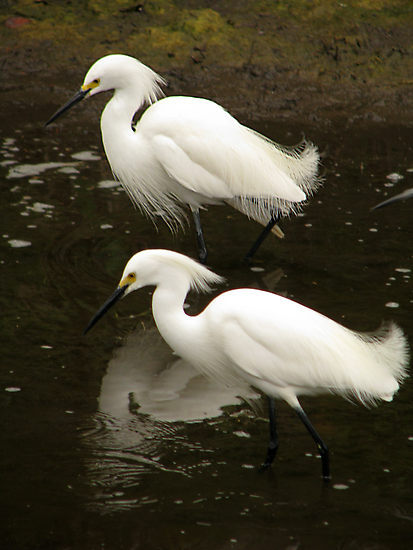
#> input picture code_history/remove_code/n02009912_5714.JPEG, 413 x 550 px
$ python -i defense.py   (imports and definitions only)   (older library calls are emulated)
#> lines starting #> are read from the running program, lines starting #| are printed output that depends on the picture
#> further down, picture is the input picture: shape (550, 413, 3); mean B, G, R 54.3, 71.3, 76.8
import numpy as np
import math
from scipy.fftpack import dct, idct, rfft, irfft
from skimage.transform import rescale, resize
import cv2
import random
import albumentations
import PIL
import PIL.Image
from io import BytesIO

""""
PRO-TAT*: By adding randomness to the coefficients, integratS three basic affine transformations
, namely translation, scaling, and rotation, into one procedure.
*not published yet
T: translation limit
S: scaling limit
R: rotation limit
"""
# [66 lines left out: functions padding, cropping, shifting, defend_PROTAT, not called in this run]


"""
RDG: Random distortion over grids.
Qiu, Han, et al. "Mitigating Advanced Adversarial Attacks with More Advanced Gradient Obfuscation Techniques." arXiv preprint arXiv:2005.13712 (2020).

num_steps: number of grids
distort_limit: distortion limit
"""
# [44 lines left out: function defend_RDG, not called in this run]

"""
CROP*: Random sized cropping

minlimit: the maximum scale that the img will remain
w2h: aspect ratio of crop.
*not published yet
"""
# [25 lines left out: functions get_random_crop_coords, random_crop, defend_CROP, not called in this run]


"""
RAND*: Random padding
*not published yet

scalimit: the maximum scale
"""
# [13 lines left out: function defend_RAND, not called in this run]

"""
FD: Feature Distillation
Liu, Zihao, et al. "Feature distillation: Dnn-oriented jpeg compression against adversarial examples." 2019 IEEE/CVF Conference on Computer Vision and Pattern Recognition (CVPR). IEEE, 2019.
"""
T = np.array([
        [0.3536, 0.3536, 0.3536, 0.3536, 0.3536, 0.3536, 0.3536, 0.3536],
        [0.4904, 0.4157, 0.2778, 0.0975, -0.0975, -0.2778, -0.4157, -0.4904],
        [0.4619, 0.1913, -0.1913, -0.4619, -0.4619, -0.1913, 0.1913, 0.4619],
        [0.4157, -0.0975, -0.4904, -0.2778, 0.2778, 0.4904, 0.0975, -0.4157],
        [0.3536, -0.3536, -0.3536, 0.3536, 0.3536, -0.3536, -0.3536, 0.3536],
        [0.2778, -0.4904, 0.0975, 0.4157, -0.4157, -0.0975, 0.4904, -0.2778],
        [0.1913, -0.4619, 0.4619, -0.1913, -0.1913, 0.4619, -0.4619, 0.1913],
        [0.0975, -0.2778, 0.4157, -0.4904, 0.4904, -0.4157, 0.2778, -0.0975]
    ])
num = 8
q_table = np.ones((num,num))*30
q_table[0:4,0:4] = 25
def dct2 (block):
    return dct(dct(block.T, norm = 'ortho').T, norm = 'ortho')
def idct2(block):
    return idct(idct(block.T, norm = 'ortho').T, norm = 'ortho')
def rfft2 (block):
    return rfft(rfft(block.T).T)
def irfft2(block):
    return irfft(irfft(block.T).T)
def FD_fuction_sig(img):
    output = []
    input_matrix = img * 255
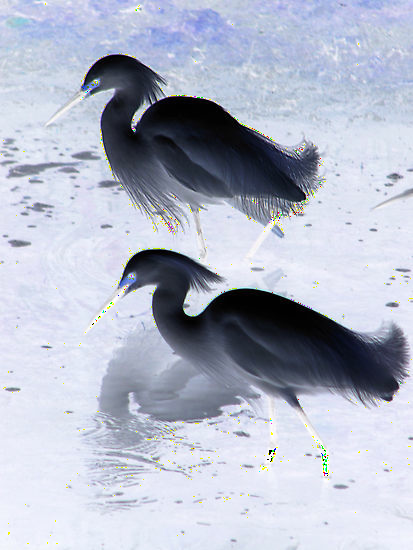
#> input_matrix: shape (550, 413, 3); mean B, G, R 200.6, 184.5, 179

    h = input_matrix.shape[0]
#> h = 550
    w = input_matrix.shape[1]
#> w = 413
    c = input_matrix.shape[2]
#> c = 3
    horizontal_blocks_num = w / num
#> horizontal_blocks_num = 51.62
    output2 = np.zeros((c, h, w))
    vertical_blocks_num = h / num
#> vertical_blocks_num = 68.75

    c_block = np.split(input_matrix, c, axis=2)
#> c_block = 3 items
    j = 0
    for ch_block in c_block:
        vertical_blocks = np.split(ch_block, vertical_blocks_num, axis=0)
        k = 0
        for block_ver in vertical_blocks:
            hor_blocks = np.split(block_ver, horizontal_blocks_num, axis=1)
            m = 0
            for block in hor_blocks:
                block = np.reshape(block, (num, num))
                block = dct2(block)
                # quantization
                table_quantized = np.matrix.round(np.divide(block, q_table))
                table_quantized = np.squeeze(np.asarray(table_quantized))
                # de-quantization
                table_unquantized = table_quantized * q_table
                IDCT_table = idct2(table_unquantized)
                if m == 0:
                    output = IDCT_table
                else:
                    output = np.concatenate((output, IDCT_table), axis=1)
                m = m + 1
            if k == 0:
                output1 = output
            else:
                output1 = np.concatenate((output1, output), axis=0)
            k = k + 1
        output2[j] = output1
        j = j + 1
#> this loop made 1 pass
#> after the loop, j = 0

    output2 = np.transpose(output2, (1, 0, 2))
    output2 = np.transpose(output2, (0, 2, 1))
    output2 = output2 / 255
    output2 = np.clip(np.float32(output2), 0.0, 1.0)
    return output2
# [14 lines left out: functions padresult_sig, cropresult_sig, defend_FD, not called in this run]


"""
SHIELD: with randomized jpeg compression adopted for each blocks
Das, Nilaksh, et al. "Shield: Fast, practical defense and vaccination for deep learning using jpeg compression." Proceedings of the 24th ACM SIGKDD International Conference on Knowledge Discovery & Data Mining. 2018.
"""
# [56 lines left out: functions nearest_neighbour_scaling, jpeg, defend_SHIELD, not called in this run]


"""
BdR: Bit-depth Reduction
Xu, Weilin, David Evans, and Yanjun Qi. "Feature squeezing: Detecting adversarial examples in deep neural networks." arXiv preprint arXiv:1704.01155 (2017).
"""
# [6 lines left out: function defend_BdR, not called in this run]


"""
ET: Elastic Transformation
Simard, Patrice Y., David Steinkraus, and John C. Platt. "Best practices for convolutional neural networks applied to visual document analysis." Icdar. Vol. 3. No. 2003. 2003.
alpha:60
sigma:10
aaf: 20
"""
# [5 lines left out: function defend_ET, not called in this run]


"""
MB*: Motion Blur, apply motion blur to the input image using a random-sized kernel (simulates motion blur)
*not published yet
"""
# [5 lines left out: function defend_MB, not called in this run]


"""
GB: Glass Blur, apply Glass blur/noise to the input image
Hendrycks, Dan, and Thomas Dietterich. "Benchmarking neural network robustness to common corruptions and perturbations." arXiv preprint arXiv:1903.12261 (2019).
"""
# [5 lines left out: function defend_GB, not called in this run]


"""
JPEG*: Randomized JPEG
*not published
"""
# [5 lines left out: function defend_JPEG, not called in this run]


"""
WebP: Randomized WebP compression
http://developers.google.com/speed/webp/docs/compression
"""
# [5 lines left out: function defend_WebP, not called in this run]


"""
CD: Coarse Dropout, box dropout, dropout boxes cut from the original image
DeVries, Terrance, and Graham W. Taylor. "Improved regularization of convolutional neural networks with cutout." arXiv preprint arXiv:1708.04552 (2017).
"""
# [5 lines left out: function defend_CD, not called in this run]


"""
GN*: randomly adding gaussian noise
*not published yet
"""
# [5 lines left out: function defend_GN, not called in this run]


"""
PD: pixel deflection
Prakash, Aaditya, et al. "Deflecting adversarial attacks with pixel deflection." Proceedings of the IEEE conference on computer vision and pattern recognition. 2018.
"""
# [96 lines left out: functions defend_PD, defend_webpf, defend_webpf_wrap, defend_rdg_wrap, defend_fd_wrap, defend_bdr_wrap and 1 more, not called in this run]

>>> import cv2
>>> picture = cv2.imread('n02009912_5714.JPEG')
#> (the run stopped early here; a loop or call above may not have finished)
